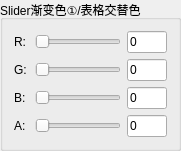
        <widget class="QGroupBox" name="groupBox_24">
         <property name="geometry">
          <rect>
           <x>370</x>
           <y>150</y>
           <width>181</width>
           <height>138</height>
          </rect>
         </property>
         <property name="maximumSize">
          <size>
           <width>300</width>
           <height>138</height>
          </size>
         </property>
         <property name="title">
          <string>Slider渐变色①/表格交替色</string>
         </property>
         <layout class="QGridLayout" name="gridLayout_7">
          <item row="0" column="0">
           <widget class="QLabel" name="label_42">
            <property name="minimumSize">
             <size>
              <width>15</width>
              <height>0</height>
             </size>
            </property>
            <property name="text">
             <string>R:</string>
            </property>
           </widget>
          </item>
          <item row="4" column="0">
           <widget class="QLabel" name="label_43">
            <property name="minimumSize">
             <size>
              <width>15</width>
              <height>0</height>
             </size>
            </property>
            <property name="text">
             <string>A:</string>
            </property>
           </widget>
          </item>
          <item row="0" column="1">
           <widget class="QSlider" name="horizontalSlider_22">
            <property name="maximum">
             <number>255</number>
            </property>
            <property name="orientation">
             <enum>Qt::Horizontal</enum>
            </property>
           </widget>
          </item>
          <item row="3" column="0">
           <widget class="QLabel" name="label_45">
            <property name="minimumSize">
             <size>
              <width>15</width>
              <height>0</height>
             </size>
            </property>
            <property name="text">
             <string>B:</string>
            </property>
           </widget>
          </item>
          <item row="2" column="0">
           <widget class="QLabel" name="label_44">
            <property name="minimumSize">
             <size>
              <width>15</width>
              <height>0</height>
             </size>
            </property>
            <property name="text">
             <string>G:</string>
            </property>
           </widget>
          </item>
          <item row="3" column="1">
           <widget class="QSlider" name="horizontalSlider_24">
            <property name="maximum">
             <number>255</number>
            </property>
            <property name="orientation">
             <enum>Qt::Horizontal</enum>
            </property>
           </widget>
          </item>
          <item row="2" column="1">
           <widget class="QSlider" name="horizontalSlider_23">
            <property name="minimumSize">
             <size>
              <width>0</width>
              <height>0</height>
             </size>
            </property>
            <property name="maximum">
             <number>255</number>
            </property>
            <property name="orientation">
             <enum>Qt::Horizontal</enum>
            </property>
           </widget>
          </item>
          <item row="4" column="1">
           <widget class="QSlider" name="horizontalSlider_25">
            <property name="maximum">
             <number>255</number>
            </property>
            <property name="value">
             <number>0</number>
            </property>
            <property name="orientation">
             <enum>Qt::Horizontal</enum>
            </property>
           </widget>
          </item>
          <item row="0" column="2">
           <widget class="QLineEdit" name="lineEdit_22">
            <property name="maximumSize">
             <size>
              <width>40</width>
              <height>16777215</height>
             </size>
            </property>
            <property name="text">
             <string>0</string>
            </property>
           </widget>
          </item>
          <item row="2" column="2">
           <widget class="QLineEdit" name="lineEdit_23">
            <property name="maximumSize">
             <size>
              <width>40</width>
              <height>16777215</height>
             </size>
            </property>
            <property name="text">
             <string>0</string>
            </property>
           </widget>
          </item>
          <item row="3" column="2">
           <widget class="QLineEdit" name="lineEdit_24">
            <property name="maximumSize">
             <size>
              <width>40</width>
              <height>16777215</height>
             </size>
            </property>
            <property name="text">
             <string>0</string>
            </property>
           </widget>
          </item>
          <item row="4" column="2">
           <widget class="QLineEdit" name="lineEdit_25">
            <property name="maximumSize">
             <size>
              <width>40</width>
              <height>16777215</height>
             </size>
            </property>
            <property name="text">
             <string>0</string>
            </property>
           </widget>
          </item>
         </layout>
        </widget>
